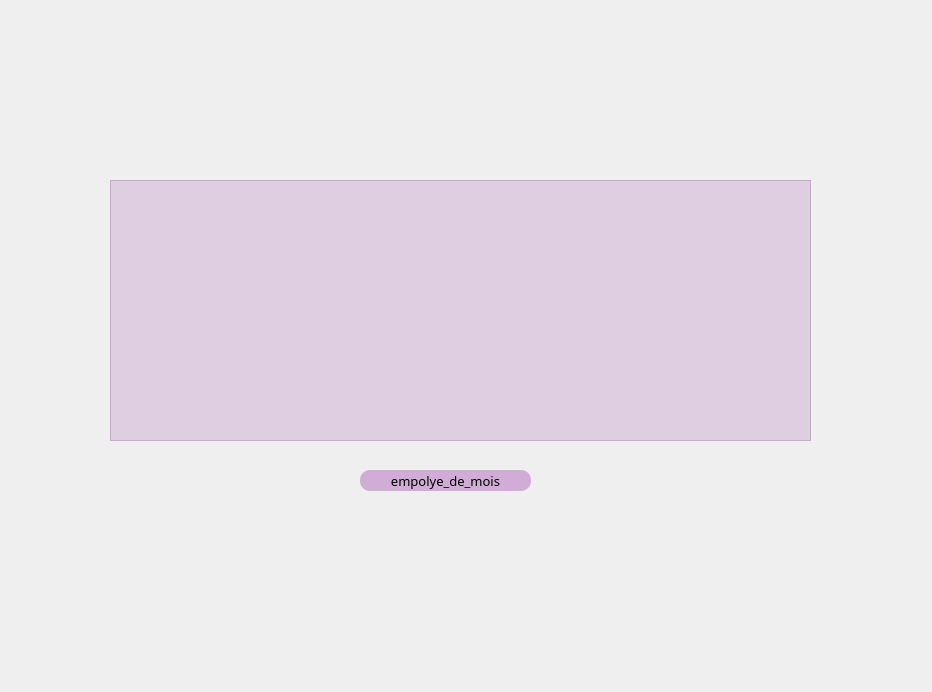
<?xml version="1.0" encoding="UTF-8"?>
<ui version="4.0">
 <class>Dialog_employe_du_mois</class>
 <widget class="QDialog" name="Dialog_employe_du_mois">
  <property name="geometry">
   <rect>
    <x>0</x>
    <y>0</y>
    <width>932</width>
    <height>692</height>
   </rect>
  </property>
  <property name="windowTitle">
   <string>Dialog</string>
  </property>
  <widget class="QLabel" name="label_BGPersonnel">
   <property name="geometry">
    <rect>
     <x>0</x>
     <y>0</y>
     <width>1201</width>
     <height>1401</height>
    </rect>
   </property>
   <property name="styleSheet">
    <string notr="true">background-image: url(:/new/Image/Images/BGSponsoring.png);</string>
   </property>
   <property name="text">
    <string/>
   </property>
  </widget>
  <widget class="QTableView" name="tableView_Personnel_2">
   <property name="geometry">
    <rect>
     <x>110</x>
     <y>180</y>
     <width>701</width>
     <height>261</height>
    </rect>
   </property>
   <property name="styleSheet">
    <string notr="true">background-color:rgba(199, 153, 207, 100);</string>
   </property>
  </widget>
  <widget class="QPushButton" name="pushButton_employe_de_mois">
   <property name="geometry">
    <rect>
     <x>360</x>
     <y>470</y>
     <width>171</width>
     <height>21</height>
    </rect>
   </property>
   <property name="font">
    <font>
     <family>Montserrat Medium</family>
     <pointsize>10</pointsize>
    </font>
   </property>
   <property name="styleSheet">
    <string notr="true">QPushButton {
background-color: rgba(199, 153, 207, 200);
border-radius: 10px;
}
QPushButton:hover {
background-color: qlineargradient(spread:pad, x1:0, y1:0, x2:0, y2:1, stop:0 rgba(117, 201, 187, 200), stop:1 rgba(199, 153, 207, 200));
}</string>
   </property>
   <property name="text">
    <string>empolye_de_mois</string>
   </property>
  </widget>
 </widget>
 <resources/>
 <connections/>
</ui>
